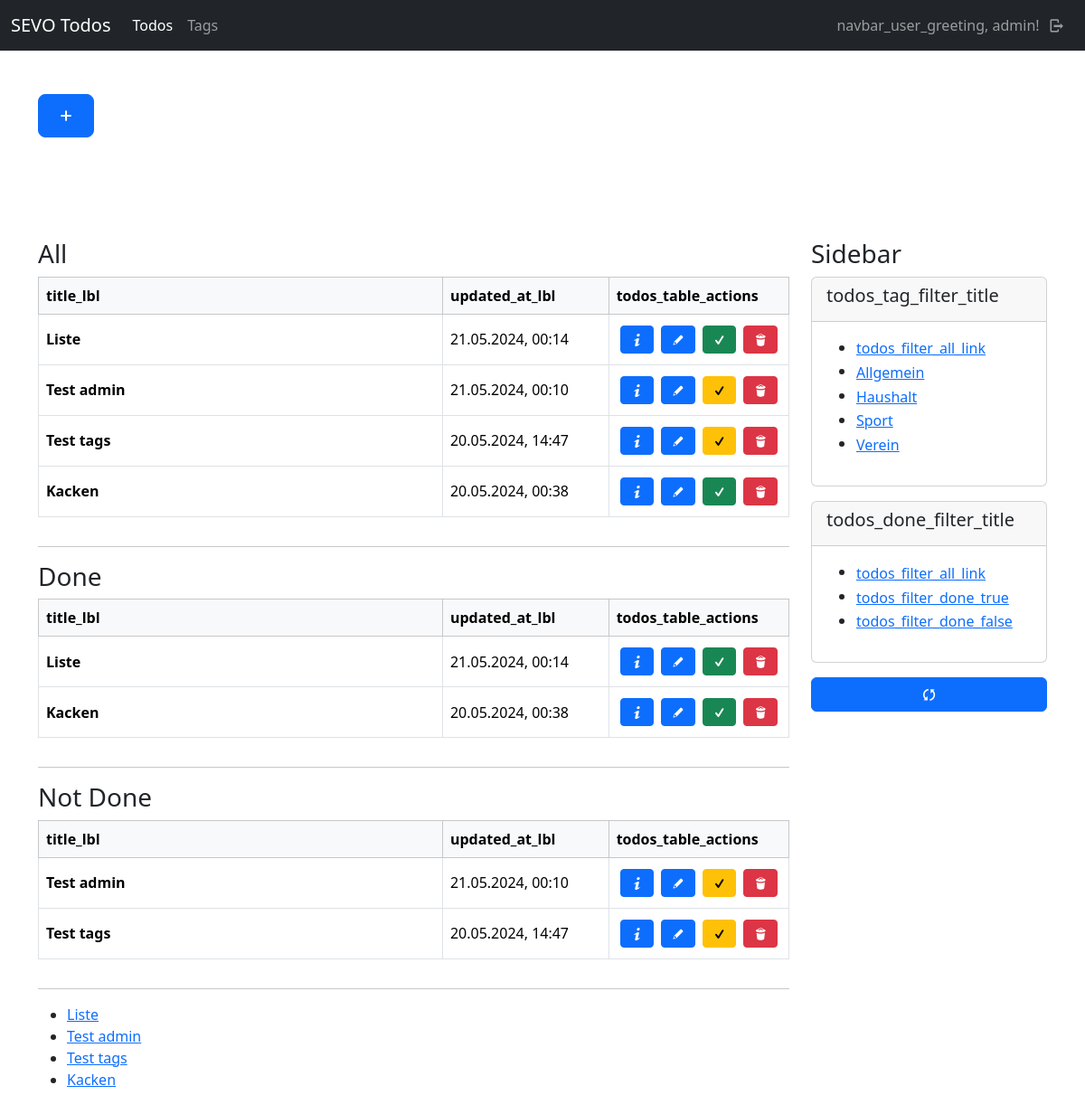
Page /todos/ (signed in) on the earlier database version.
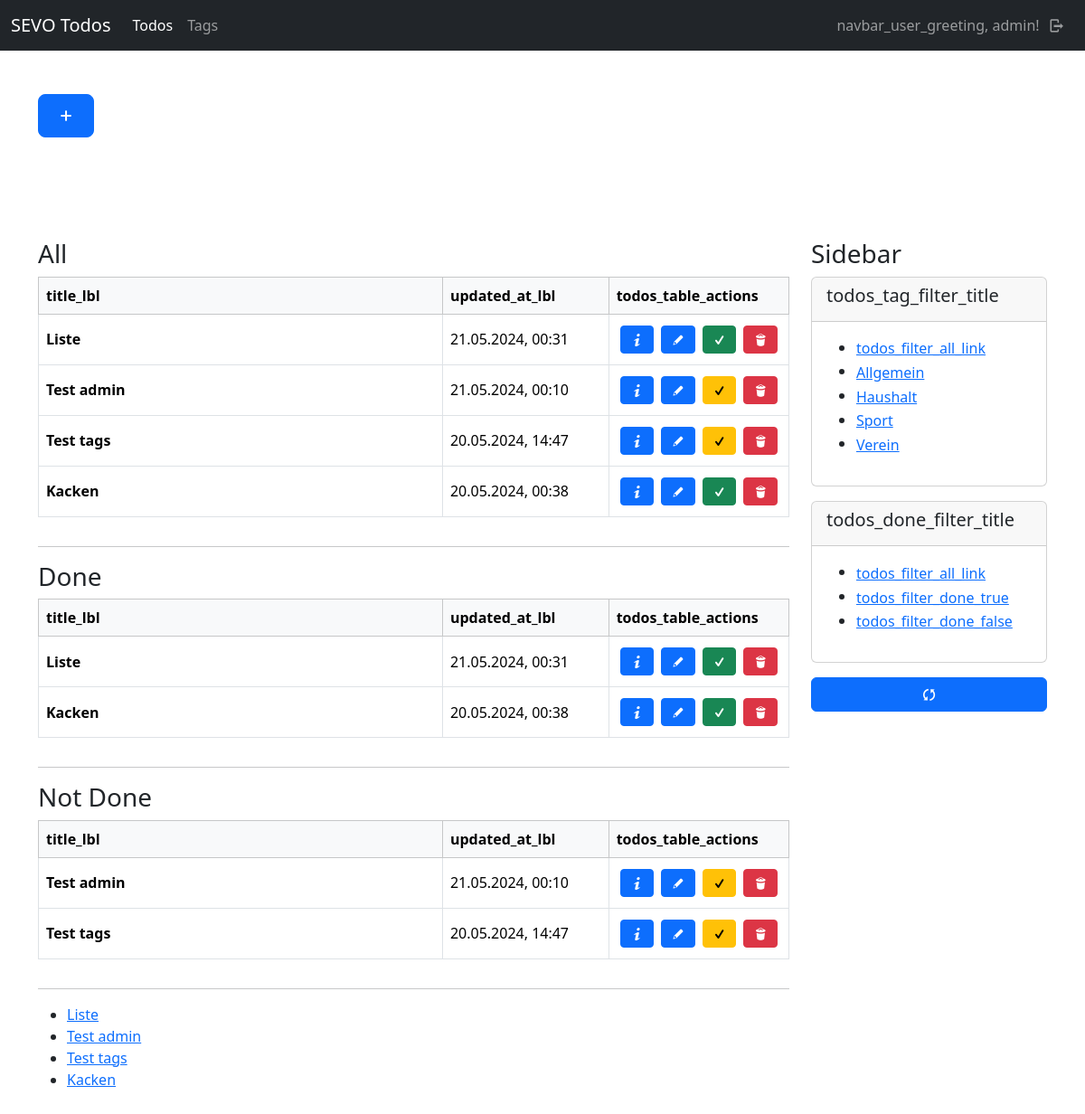
Same page on the later database version.
### todos/models.py (models this page shows, shortened)
class Tag(models.Model):
    user = models.ForeignKey(User, on_delete=models.CASCADE)
    name = models.CharField(max_length=100)
    class Meta:
        ordering = ["name"]

class Todo(models.Model):
    user = models.ForeignKey(User, on_delete=models.CASCADE)
    title = models.CharField(max_length=255)
    content = tinymce_models.HTMLField()
    tags = models.ManyToManyField(Tag, blank=True)
    done = models.BooleanField(default=False)
    created_at = models.DateTimeField(auto_now_add=True)
    updated_at = models.DateTimeField(auto_now=True)
    class Meta:
        ordering = ["-updated_at"]

### todos/views/todo_views.py (the view, shortened to what this page needs)
# urls.py: path("", todo_views.index, name="todos-index"),
def index(request):
    if not request.user.is_authenticated:
        return helpers.not_auth_redirect()
    current_user = request.user
    url = reverse("todos-index")
    todos = models.Todo.objects.filter(user=current_user)
    tags = models.Tag.objects.filter(user=current_user)
    filter_tag = request.GET.get("tag")
    filter_done = request.GET.get("done")
    print(f"tag: {filter_tag}")
    print(f"tag: {filter_done}")
    if filter_tag != None and filter_tag != "all":
        try:
            todos = todos.filter(tags__id=int(filter_tag))
        except:
            return HttpResponseRedirect(url)
    done_todos = todos.filter(done=True)
    not_done_todos = todos.filter(done=False)
    return render(request, "todos/todo/index.html", {
        "title": _("todos_index_title"),
        "todos": todos,
        "done_todos": done_todos,
        "not_done_todos": not_done_todos,
        "tags": tags
    })

### todos/templates/todos/todo/index.html (shortened to what this page needs)
{% extends "base_sidebar.html" %}
{% load i18n %}
{% load static %}
{% block header %}
    <div class="container">
        <div class="row py-5">
            <div class="col-lg-12">
                <a class="btn btn-primary btn-lg mb-3" href="{% url "todos-new" %}"><i class="demo-icon icon-plus"></i></a>
            </div>
        </div>
    </div>
{% endblock %}
{% block main %}
    <div>
        <h3>All</h3>
        {% if todos %}
            {% include "todos/todo/partials/_table_list.html" with todos=todos %}
        {% else %}
            <p>{% trans "todos_none_todos" %}</p>
        {% endif %}
    </div>
    <hr>
    <div>
        <h3>Done</h3>
        {% if done_todos %}
            {% include "todos/todo/partials/_table_list.html" with todos=done_todos %}
        {% else %}
            <p>{% trans "todos_none_todos" %}</p>
        {% endif %}
    </div>
    <hr>
    <div>
        <h3>Not Done</h3>
        {% if not_done_todos %}
            {% include "todos/todo/partials/_table_list.html" with todos=not_done_todos %}
        {% else %}
            <p>{% trans "todos_none_todos" %}</p>
        {% endif %}
    </div>
    <hr>
    <ul>
        {% for todo in todos %}
            <li>
                <a href="{% url "todos-update" id=todo.id %}">{{ todo.title }}</a>
            </li>
        {% endfor %}
    </ul>
{%  endblock %}
{% block side %}
    <h3>Sidebar</h3>
    <div class="card mb-3">
        <div class="card-header">
            <h5>
                {% trans "todos_tag_filter_title" %}
            </h5>
        </div>
        <div class="card-body">
            {% include "todos/todo/partials/_tag_filter.html" %}
        </div>
    </div>
    <div class="card mb-3">
        <div class="card-header">
            <h5>
                {% trans "todos_done_filter_title" %}
            </h5>
        </div>
        <div class="card-body">
            {% include "todos/todo/partials/_done_filter.html" %}
        </div>
    </div>
    <div class="mb-3">
        <a class="btn btn-primary w-100" href="{% url "todos-index" %}"><i class="demo-icon icon-arrows-ccw"></i></a>
    </div>
{% endblock %}

### templates/base_sidebar.html
{% extends "base.html" %}
{% block content %}
    <header>
        {% block header %}{% endblock %}
    </header>
    <div class="container py-5">
        <div class="row">
            <aside class="col-lg-3 order-lg-2">
                {% block side %}{% endblock %}
            </aside>
            <main class="col-lg-9 order-lg-1">
                {% block main %}{% endblock %}
            </main>
        </div>
    </div>
{% endblock %}

### templates/base.html (shortened to what this page needs)
{% load static %}
<!DOCTYPE html>
<html>
<head>
    <link rel="stylesheet" href="{% static "vendor/bootstrap/css/bootstrap.min.css" %}">
    <link rel="stylesheet" href="{% static "vendor/fontello/css/entypo.css" %}">
    <link rel="stylesheet" href="{% static "css/style.css" %}">
</head>
<body>
    {% include "partials/_navbar.html" %}
    {% block content %}{% endblock %}
</body>
</html>

### templates/partials/_navbar.html (shortened to what this page needs)
{% load i18n %}
<nav class="navbar navbar-expand-lg navbar-dark bg-dark">
    <div class="container-fluid">
        <a class="navbar-brand" href="/">SEVO Todos</a>
        <div class="collapse navbar-collapse" id="navbarContent">
            <ul class="navbar-nav me-auto mb-2 mb-lg-0">
                {% if user.is_authenticated %}
                <li class="nav-item">
                    <a class="nav-link{% if "todos" in request.path %} active{% endif %}"{% if "todos" in request.path %} aria-current="page"{% endif %} href="{% url "todos-index" %}">Todos</a>
                </li>
                {% endif %}
                {% if user.is_authenticated %}
                <li class="nav-item">
                    <a class="nav-link{% if "tag" in request.path %} active{% endif %}"{% if "tag" in request.path %} aria-current="page"{% endif %} href="{% url "todos-tag-index" %}">Tags</a>
                </li>
                {% endif %}
            </ul>
            {% if user.is_authenticated %}
                <span class="navbar-text navbar-dark">{% trans "navbar_user_greeting" %}, {{ user }}!</span>
            {% endif %}
            <ul class="navbar-nav mb-2 mb-lg-0">
                {% if user.is_authenticated %}
                    <li class="nav-item">
                        <a class="nav-link" href="{% url "sevo-auth-logout" %}"><i class="demo-icon icon-logout"></i></a>
                    </li>
                {% else %}
                    <li class="nav-item">
                        <a class="nav-link {% if "login" in request.path %} active{% endif %}"{% if "members" in request.path %} aria-current="page"{% endif %} href="{% url "sevo-auth-login" %}"><i class="demo-icon icon-user"></i></a>
                    </li>
                {% endif %}
            </ul>
        </div>
    </div>
</nav>

### todos/templates/todos/todo/partials/_tag_filter.html
{% load i18n %}
<div>
    <ul>
        <li>
            <button class="btn btn-link p-0" type="button" data-filter-key="tag" data-filter-value="all">{% trans "todos_filter_all_link" %}</button>
        </li>
    {% for tag in tags %}
        <li>
            <button class="btn btn-link p-0" type="button" data-filter-key="tag" data-filter-value="{{ tag.id }}">{{ tag.name }}</button>
        </li>
    {% endfor %}
</div>

### todos/templates/todos/todo/partials/_done_filter.html
{% load i18n %}
<div>
    <ul>
        <li>
            <button class="btn btn-link p-0" type="button" data-filter-key="done" data-filter-value="all">{% trans "todos_filter_all_link" %}</button>
        </li>
        <li>
            <button class="btn btn-link p-0" type="button" data-filter-key="done" data-filter-value="true">{% trans "todos_filter_done_true" %}</button>
        </li>
        <li>
            <button class="btn btn-link p-0" type="button" data-filter-key="done" data-filter-value="false">{% trans "todos_filter_done_false" %}</button>
        </li>
</div>

### todos/templates/todos/todo/partials/_table_list.html
{% load i18n %}
<div class="table-responsive">
    <table class="table table-bordered align-middle">
        <thead class="table-light">
        <tr>
            <th scope="col">{% trans "title_lbl" %}</th>
            <th scope="col">{% trans "updated_at_lbl" %}</th>
            <th scope="col">{% trans "todos_table_actions" %}</th>
        </tr>
        </thead>
        <tbody>
            {% for todo in todos %}
                <tr>
                    <th scope="row" class="w-75">
                        {{ todo.title }}
                    </th>
                    <td class="w-25">{{ todo.updated_at|date:"d.m.Y, H:i" }}</td>
                    <td class="w-auto">
                        <div class="d-flex justify-content-start align-content-center">
                            <a class="btn btn-primary btn-sm d-block m-1" href="{% url "todos-detail" id=todo.id %}"><i class="demo-icon icon-info"></i></a>
                            <a class="btn btn-primary btn-sm d-block m-1" href="{% url "todos-update" id=todo.id %}"><i class="demo-icon icon-pencil"></i></a>
                            <a class="btn {% if todo.done %}btn-success{% else %}btn-warning{% endif %} btn-sm d-block m-1" href="{% url "todos-done" id=todo.id %}"><i class="demo-icon icon-check"></i></a>
                            <a class="btn btn-danger btn-sm d-block m-1" href="{% url "todos-delete" id=todo.id %}"><i class="demo-icon icon-trash"></i></a>
                        </div>
                    </td>
                </tr>
            {% endfor %}
        </tbody>
    </table>
</div>

Differences in the rows shown:
changed Todo "Liste": updated_at "21.05.2024, 00:14" → "21.05.2024, 00:31"
